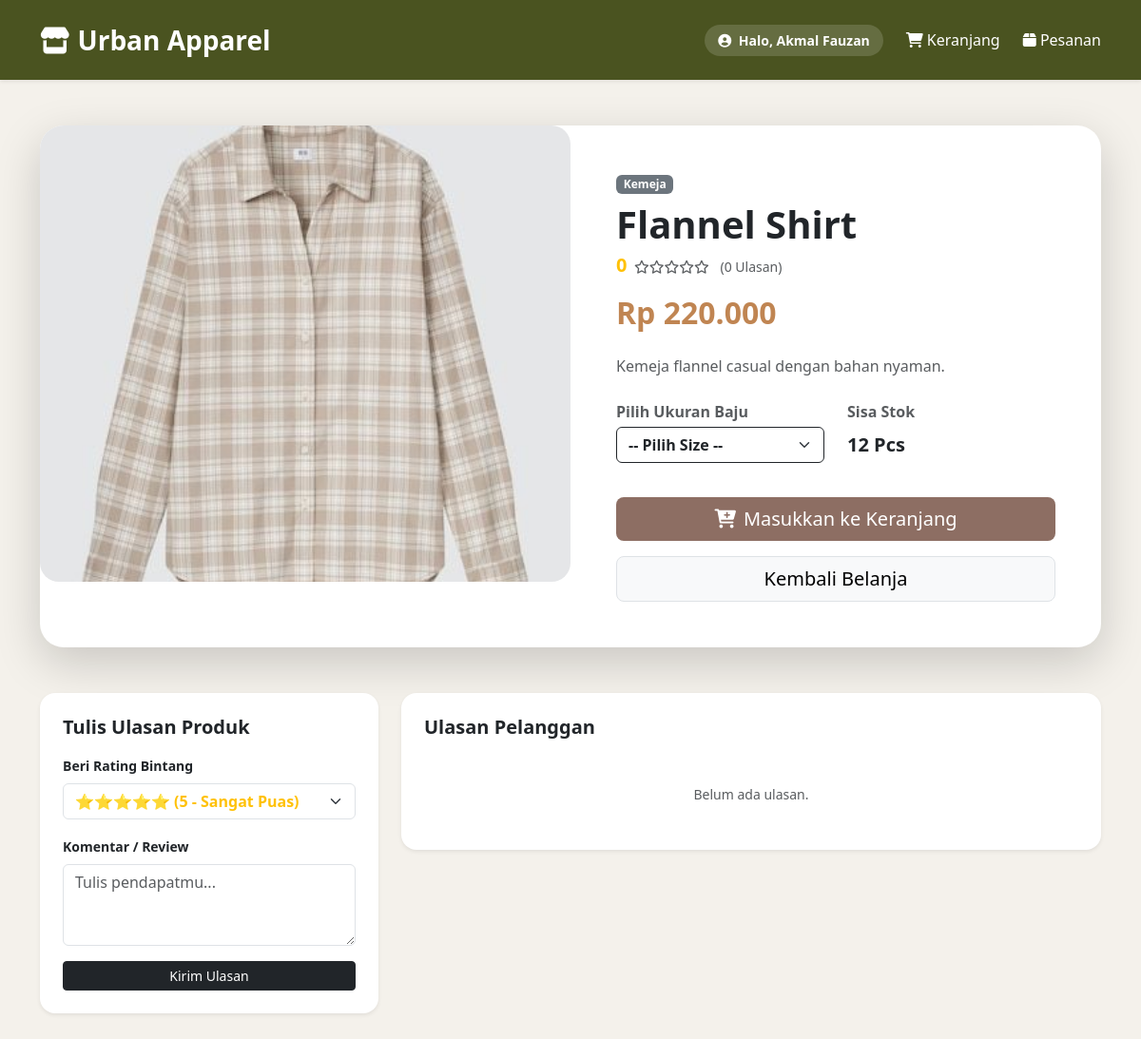
Page /detail.php?id=2 (signed in) on the committed database.
### tables this page shows
CREATE TABLE `produk` (
  `id` int(11) NOT NULL,
  `sku` varchar(50) NOT NULL,
  `nama_produk` varchar(100) NOT NULL,
  `kategori` varchar(50) NOT NULL,
  `deskripsi` text NOT NULL,
  `ukuran` varchar(20) NOT NULL,
  `harga` int(11) NOT NULL,
  `stok` int(11) NOT NULL,
  `foto` varchar(255) NOT NULL
);

### detail.php (the view, shortened to what this page needs)
<?php
include 'koneksi.php';
$user_id = $_SESSION['user']['id'];
$nama_user = $_SESSION['user']['nama'];
$id = isset($_GET['id']) ? (int)$_GET['id'] : 0;
$stmt = mysqli_prepare($koneksi, "SELECT * FROM produk WHERE id = ?");
mysqli_stmt_bind_param($stmt, "i", $id);
mysqli_stmt_execute($stmt);
$data = mysqli_fetch_array(mysqli_stmt_get_result($stmt));
$queryUlasan = mysqli_query($koneksi, "SELECT * FROM ulasan WHERE produk_id = '$id' ORDER BY id DESC");
$queryRata = mysqli_query($koneksi, "SELECT AVG(rating) AS rata_rating, COUNT(id) AS total_ulasan FROM ulasan WHERE produk_id = '$id'");
$dataRata = mysqli_fetch_assoc($queryRata);
$rataRating = round($dataRata['rata_rating'], 1);
$totalUlasan = $dataRata['total_ulasan'];
?>
<!DOCTYPE html>
<html lang="id">
<head>
    <link href="https://cdn.jsdelivr.net/npm/bootstrap@5.3.2/dist/css/bootstrap.min.css" rel="stylesheet">
    <link rel="stylesheet" href="https://cdnjs.cloudflare.com/ajax/libs/font-awesome/6.0.0/css/all.min.css">
</head>
<body>
<nav class="navbar navbar-dark py-3 mb-5 shadow-sm">
    <div class="container">
        <a href="index.php" class="navbar-brand fw-bold fs-3">
            <i class="fas fa-store me-2"></i>Urban Apparel
        </a>
        <div class="d-flex gap-4 align-items-center">
            <div class="text-white user-indicator fw-semibold">
                <i class="fas fa-user-circle me-1 text-light-50"></i> Halo, <?= htmlspecialchars($nama_user); ?>
            </div>
            <a href="cart.php" class="text-white text-decoration-none position-relative">
                <i class="fas fa-shopping-cart me-1"></i>Keranjang
            </a>
            <a href="history.php" class="text-white text-decoration-none"><i class="fas fa-box"></i> Pesanan</a>
        </div>
    </div>
</nav>
<div class="container pb-5">
    <div class="card card-detail shadow-lg mb-5">
        <div class="row g-0">
            <div class="col-md-6">
                <img src="uploads/<?= htmlspecialchars($data['foto']); ?>" class="product-image" alt="Produk">
            </div>
            <div class="col-md-6">
                <div class="p-5">
                    <span class="badge bg-secondary mb-2"><?= htmlspecialchars($data['kategori']); ?></span>
                    <h1 class="fw-bold mb-1"><?= htmlspecialchars($data['nama_produk']); ?></h1>
                    <div class="mb-3 small">
                        <span class="text-warning fw-bold fs-5 me-1"><?= $totalUlasan > 0 ? $rataRating : '0'; ?></span>
                        <?php
                        $stars = $totalUlasan > 0 ? floor($rataRating) : 0;
                        for($i=1; $i<=5; $i++) {
                            echo $i <= $stars ? '<i class="fas fa-star text-warning"></i>' : '<i class="far fa-star text-muted"></i>';
                        }
                        ?>
                        <span class="text-muted ms-2">(<?= $totalUlasan; ?> Ulasan)</span>
                    </div>
                    <h2 class="price mb-4">Rp <?= number_format($data['harga'], 0, ',', '.'); ?></h2>
                    <p class="text-muted mb-4"><?= nl2br(htmlspecialchars($data['deskripsi'])); ?></p>
                    <form method="POST" action="cart.php?add=<?= $data['id']; ?>">
                        <div class="row mb-4">
                            <div class="col-6">
                                <label class="form-label fw-bold text-muted mb-1">Pilih Ukuran Baju</label>
                                <select name="ukuran_dipilih" class="form-select fw-bold border-dark" required>
                                    <option value="">-- Pilih Size --</option>
                                </select>
                            </div>
                            <div class="col-6">
                                <label class="form-label fw-bold text-muted mb-1">Sisa Stok</label>
                                <p class="fw-bold text-dark fs-5 mt-1"><?= htmlspecialchars($data['stok']); ?> Pcs</p>
                            </div>
                        </div>
                        <div class="d-grid gap-3">
                            <?php if($data['stok'] > 0){ ?>
                                <button type="submit" class="btn btn-earth btn-lg">
                                    <i class="fas fa-cart-plus me-2"></i>Masukkan ke Keranjang
                                </button>
                            <?php } else { ?>
                                <button type="submit" class="btn btn-secondary btn-lg" disabled>Stok Habis</button>
                            <?php } ?>
                            <a href="index.php" class="btn btn-light border btn-lg">Kembali Belanja</a>
                        </div>
                    </form>
                </div>
            </div>
        </div>
    </div>
    <div class="row g-4">
        <div class="col-md-4">
            <div class="card p-4 shadow-sm rounded-4 bg-white border-0">
                <h5 class="fw-bold mb-3">Tulis Ulasan Produk</h5>
                <form method="POST">
                    <div class="mb-3">
                        <label class="form-label fw-semibold small">Beri Rating Bintang</label>
                        <select name="rating" class="form-select text-warning fw-bold" required>
                            <option value="5">⭐⭐⭐⭐⭐ (5 - Sangat Puas)</option>
                        </select>
                    </div>
                    <div class="mb-3">
                        <label class="form-label fw-semibold small">Komentar / Review</label>
                        <textarea name="komentar" rows="3" class="form-control" placeholder="Tulis pendapatmu..." required></textarea>
                    </div>
                    <button type="submit" name="kirim_ulasan" class="btn btn-dark w-100 btn-sm">Kirim Ulasan</button>
                </form>
            </div>
        </div>
        <div class="col-md-8">
            <div class="card p-4 shadow-sm rounded-4 bg-white border-0">
                <h5 class="fw-bold mb-4">Ulasan Pelanggan</h5>
                <?php if(mysqli_num_rows($queryUlasan) > 0) {
                    while($ulasan = mysqli_fetch_assoc($queryUlasan)) { ?>
                        <div class="mb-3 pb-3 border-bottom">
                            <div class="d-flex justify-content-between align-items-start mb-1">
                                <div>
                                    <strong class="text-dark small">
                                        <i class="fas fa-user-circle me-1 text-secondary"></i>
                                        <?= htmlspecialchars($ulasan['nama_user']); ?>
                                        <?php if($ulasan['user_id'] == $user_id) echo '<span class="badge bg-light text-dark border ms-1" style="font-size:10px;">Anda</span>'; ?>
                                    </strong>
                                    <div class="text-warning my-1" style="font-size: 11px;">
                                        <?php
                                        for($i=1; $i<=5; $i++){
                                            echo $i <= $ulasan['rating'] ? '<i class="fas fa-star"></i>' : '<i class="far fa-star text-muted"></i>';
                                        }
                                        ?>
                                    </div>
                                </div>
                                <div class="d-flex align-items-center gap-3">
                                    <small class="text-muted" style="font-size: 11px;"><?= date('d M Y', strtotime($ulasan['created_at'])); ?></small>
                                    <?php if($ulasan['user_id'] == $user_id) { ?>
                                        <form method="POST" onsubmit="return confirm('Apakah Anda yakin ingin menghapus ulasan ini?');" class="d-inline">
                                            <input type="hidden" name="ulasan_id" value="<?= $ulasan['id']; ?>">
                                            <button type="submit" name="hapus_ulasan" class="btn btn-link text-danger p-0 m-0 text-decoration-none small">
                                                <i class="fas fa-trash-alt"></i>
                                            </button>
                                        </form>
                                    <?php } ?>
                                </div>
                            </div>
                            <p class="text-secondary small m-0 mt-1">"<?= htmlspecialchars($ulasan['komentar']); ?>"</p>
                        </div>
                    <?php }
                } else { ?>
                    <p class="text-muted text-center py-4 my-0 small">Belum ada ulasan.</p>
                <?php } ?>
            </div>
        </div>
    </div>
</div>
</body>
</html>

### detail.php (style rules this page uses)
body { background:#f4f1eb; font-family:'Segoe UI'; }
.navbar { background:#4a5320; }
.product-image { width:100%; height:480px; object-fit:cover; border-radius:20px; }
.card-detail { border:none; border-radius:25px; overflow:hidden; }
.price { color:#c08552; font-weight:bold; }
.btn-earth { background:#8d6e63; color:white; border:none; }
.text-warning { color: #ffc107 !important; }
.user-indicator { background: rgba(255, 255, 255, 0.15); padding: 6px 14px; border-radius: 30px; font-size: 14px; }

### rows in the picture
produk: foto (picture), kategori "Kemeja", nama_produk "Flannel Shirt", harga "220.000", deskripsi "Kemeja flannel casual dengan bahan nyaman.", stok "12"

### other values in the picture
$nama_user "Akmal Fauzan"
$totalUlasan "0"
